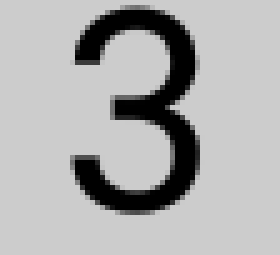
#> input picture English Version/Images/image11.png, 56 x 51 px, given as the content of the folder ./Images/Train/Y1, which was not available (shown 5 times larger)
$ python Main.py   (older library calls are emulated)
#> lines starting #> are read from the running program, lines starting #| are printed output that depends on the picture; after the words box and inside, x2 and y2 are one past the last pixel; in counts of white or black regions, pixels touching at a corner belong together; pictures that were not available may be replaced by others from this repository, and a replacement may not be noted
import numpy as np
from matplotlib import pyplot as plt
import matplotlib.patches as mpatches
plt.rcParams['image.cmap'] = 'gray'
from mpl_toolkits.mplot3d import Axes3D
from skimage import io, color, img_as_float, filters
from skimage.feature import hog
import cv2
import mahotas

# Function to extract characteristics of the images to later use them in the knn algorithm
def extraction(image):

    ##PREPROCESSING -> Convert image to grayscale
    aux = cv2.cvtColor(image, cv2.COLOR_BGR2GRAY)
    ##FILTERING -> Apply Gauss Filter
    aux = cv2.GaussianBlur(aux, (3, 3), 0)
    ##SEGMENTATION -> Apply Thresholding simple
    ret, th = cv2.threshold(aux, 0, 255, cv2.THRESH_BINARY+cv2.THRESH_OTSU)
    aux= th
    ##FEATURE EXTRACTION -> Obtain Hu Moments
    hu = cv2.HuMoments(cv2.moments(aux)).flatten()
    ##Analysis the features (Hu Moments)
    return aux, [hu[0], hu[1]]

#Training Data Base (YTrain)
##Load all images of each numbers that appears in sudoku board
number1 = io.ImageCollection('./Images/Train/Y1/*.png:./Images/Train/Y1/*.jpg')
#> number1 = 1 item
number2 = io.ImageCollection('./Images/Train/Y2/*.png:./Images/Train/Y2/*.jpg')
#> number2 = 1 item
number3 = io.ImageCollection('./Images/Train/Y3/*.png:./Images/Train/Y3/*.jpg')
#> number3 = 1 item
number4 = io.ImageCollection('./Images/Train/Y4/*.png:./Images/Train/Y4/*.jpg')
#> number4 = 1 item
number5 = io.ImageCollection('./Images/Train/Y5/*.png:./Images/Train/Y5/*.jpg')
#> number5 = 1 item
number6 = io.ImageCollection('./Images/Train/Y6/*.png:./Images/Train/Y6/*.jpg')
#> number6 = 1 item
number7 = io.ImageCollection('./Images/Train/Y7/*.png:./Images/Train/Y7/*.jpg')
#> number7 = 1 item
number8 = io.ImageCollection('./Images/Train/Y8/*.png:./Images/Train/Y8/*.jpg')
#> number8 = 1 item
number9 = io.ImageCollection('./Images/Train/Y9/*.png:./Images/Train/Y9/*.jpg')
#> number9 = 1 item

#Create a class for each element
class Element:
    def __init__(self):
        self.number = None
        self.image = None
        self.feature = []
        self.distance = 0

#Analize data
data = []
i = 0

#Analize number 1
iter = 0
for object in number1:
    data.append(Element())
    data[i].number = '1'
    data[i].image, data[i].feature = extraction(object)
    i += 1
    iter += 1
#> this loop made 1 pass
#> (ret in extraction, i, iter) on pass 1: (117, 1, 1)
#> pass 1, in extraction, `aux = cv2.GaussianBlur(aux, (3, 3), 0)`:
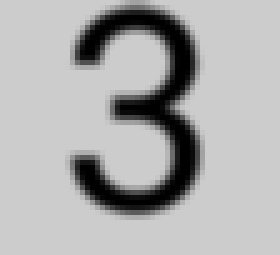
#> aux: shape (51, 56) (shown 5 times larger); min 0, max 204, mean 173.8
#> pass 1, in extraction, `ret, th = cv2.threshold(aux, 0, 255, cv2.THRESH_BINARY+cv2.THRESH_OTSU)`:
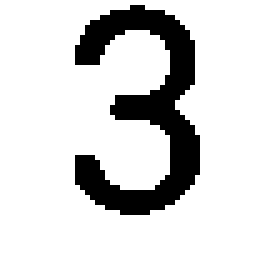
#> th: shape (51, 56) (shown 5 times larger); 84.1% white; 1 black region, box (x1, y1, x2, y2) and area: (15, 1, 40, 43) 454
#> after the loop, data = 1 item; i = 1; iter = 1
print("number1 is OK")

#Analize number 2
iter = 0
for object in number2:
    data.append(Element())
    data[i].number = '2'
    data[i].image, data[i].feature = extraction(object)
    i += 1
    iter += 1
#> this loop made 1 pass
#> (ret in extraction, i, iter) on pass 1: (117, 2, 1)
#> after the loop, data = 2 items; i = 2; iter = 1
print("number2 is OK")

#Analize number 3
iter = 0
for object in number3:
    data.append(Element())
    data[i].number = '3'
    data[i].image, data[i].feature = extraction(object)
    i += 1
    iter += 1
#> this loop made 1 pass
#> (ret in extraction, i, iter) on pass 1: (117, 3, 1)
#> after the loop, data = 3 items; i = 3; iter = 1
print("number3 is OK")

#Analize number 4
iter = 0
for object in number4:
    data.append(Element())
    data[i].number = '4'
    data[i].image, data[i].feature = extraction(object)
    i += 1
    iter += 1
#> this loop made 1 pass
#> (ret in extraction, i, iter) on pass 1: (117, 4, 1)
#> after the loop, data = 4 items; i = 4; iter = 1
print("number4 is OK")

#Analize number 5
iter = 0
for object in number5:
    data.append(Element())
    data[i].number = '5'
    data[i].image, data[i].feature = extraction(object)
    i += 1
    iter += 1
#> this loop made 1 pass
#> (ret in extraction, i, iter) on pass 1: (117, 5, 1)
#> after the loop, data = 5 items; i = 5; iter = 1
print("number5 is OK")

#Analize number 6
iter = 0
for object in number6:
    data.append(Element())
    data[i].number = '6'
    data[i].image, data[i].feature = extraction(object)
    i += 1
    iter += 1
#> this loop made 1 pass
#> (ret in extraction, i, iter) on pass 1: (117, 6, 1)
#> after the loop, data = 6 items; i = 6; iter = 1
print("number6 is OK")

#Analize number 7
iter = 0
for object in number7:
    data.append(Element())
    data[i].number = '7'
    data[i].image, data[i].feature = extraction(object)
    i += 1
    iter += 1
#> this loop made 1 pass
#> (ret in extraction, i, iter) on pass 1: (117, 7, 1)
#> after the loop, data = 7 items; i = 7; iter = 1
print("number7 is OK")

#Analize number 8
iter = 0
for object in number8:
    data.append(Element())
    data[i].number = '8'
    data[i].image, data[i].feature = extraction(object)
    i += 1
    iter += 1
#> this loop made 1 pass
#> (ret in extraction, i, iter) on pass 1: (117, 8, 1)
#> after the loop, data = 8 items; i = 8; iter = 1
print("number8 is OK")

#Analize number 9
iter = 0
for object in number9:
    data.append(Element())
    data[i].number = '9'
    data[i].image, data[i].feature = extraction(object)
    i += 1
    iter += 1
#> this loop made 1 pass
#> (ret in extraction, i, iter) on pass 1: (117, 9, 1)
#> after the loop, data = 9 items; i = 9; iter = 1
print("number9 is OK")

print("Complete analysis of the Train database")

#KNN
print("\nInitialization KNN")

# Element to analize
#Remember to apply Transformation.py when you want to evaluate a new image.
test = Element()

for aux in range(81):

    name = './Images/image'+str(aux)+'.png'
    image = io.imread(name)
#> image is the input picture: shape (51, 56, 3); min 0, max 204, mean 173.8

    ##COUNTING OBJECTS WITHIN THE IMAGE WITH CANNY ALGORITHM
    borders = cv2.Canny(image, 10, 140)
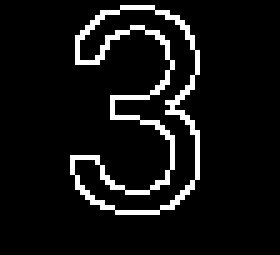
#> borders: shape (51, 56) (shown 5 times larger); 7.6% white in thin lines or dots, all inside (x1, y1, x2, y2) = (14, 1, 40, 43)
    ctns, _ = cv2.findContours(borders, cv2.RETR_EXTERNAL,cv2.CHAIN_APPROX_SIMPLE)     #OpenCV4
#> ctns = 1 contour; box (x1, y1, x2, y2) and area: (14, 1, 40, 43) 443
    contours = len(ctns)
#> contours = 1

    if (contours != 0): #If it is different from an empty box -> in empty boxes the algorithm marks zero because it does not find anything
        test.image, test.feature = extraction(image)
#> test.feature = [0.000856, 1.6e-08]
        test.number = '1' # label initial

        i = 0
        sum = 0
        for ft in data[0].feature:
            sum = sum + np.power(np.abs(test.feature[i] - ft), 2)
            i += 1
#> this loop made 2 passes
#> (ft, sum, i) on passes 1 to 2: (0.000856, 0, 1), (1.6e-08, 0, 2)
#> after the loop, i = 2; sum = 0
        d = np.sqrt(sum)
#> d = 0

        for element in data:
            sum = 0
            i = 0
            for ft in (element.feature):
                sum = sum + np.power(np.abs((test.feature[i]) - ft), 2)
                i += 1
            element.distance = np.sqrt(sum)
            if (sum < d):
                d = sum
                test.number = element.number
#> this loop made 9 passes
#> after the loop, d = 0; test.number = '1'
    else:
        test.number = '.'

    if (aux == 0): vector =  str(test.number)
#> vector = '1'
    else: vector = vector + str(test.number)
#> pass 2 of the loop `for aux in range(81):`:
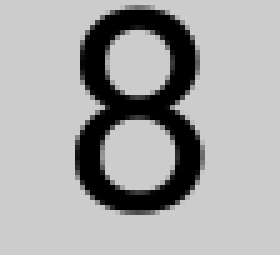
#> input picture English Version/Images/image14.png, 56 x 51 px, given in place of image1.png, which was not available (shown 5 times larger)
#> image is the input picture: shape (51, 56, 3); min 0, max 204, mean 167.1
#> `borders = cv2.Canny(image, 10, 140)`:
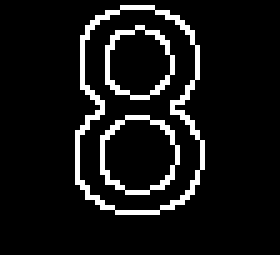
#> borders: shape (51, 56) (shown 5 times larger); 8.5% white in thin lines or dots, all inside (x1, y1, x2, y2) = (15, 1, 41, 43)
#> ctns = 1 contour; box (x1, y1, x2, y2) and area: (15, 1, 41, 43) 850
#> in extraction (call 11), `ret, th = cv2.threshold(aux, 0, 255, cv2.THRESH_BINARY+cv2.THRESH_OTSU)`:
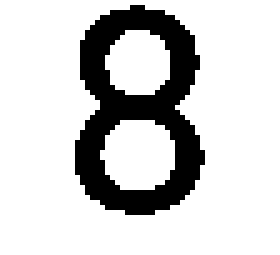
#> th: shape (51, 56) (shown 5 times larger); 80.7% white; 1 black region, box (x1, y1, x2, y2) and area: (15, 1, 41, 43) 550
#> ret = 115
#> hu = [0.00092, 1.83e-08, 9.26e-13, 7.98e-13, -6.44e-25, -1.03e-16, -2.34e-25]
#> test.feature = [0.00092, 1.83e-08]
#> the loop `for ft in data[0].feature:` made 2 passes
#> (ft, sum, i) on passes 1 to 2: (0.000856, 4.05e-09, 1), (1.6e-08, 4.05e-09, 2)
#> after the loop `for ft in data[0].feature:`: i = 2; sum = 4.05e-09
#> `d = np.sqrt(sum)`: d = 6.37e-05
#> the loop `for element in data:` made 9 passes
#> (d, test.number) on pass 1: (4.05e-09, '1')
#> after the loop `for element in data:`: d = 4.05e-09
#> `else: vector = vector + str(test.number)`: vector = '11'
#> (the run stopped early here; a loop or call above may not have finished)
